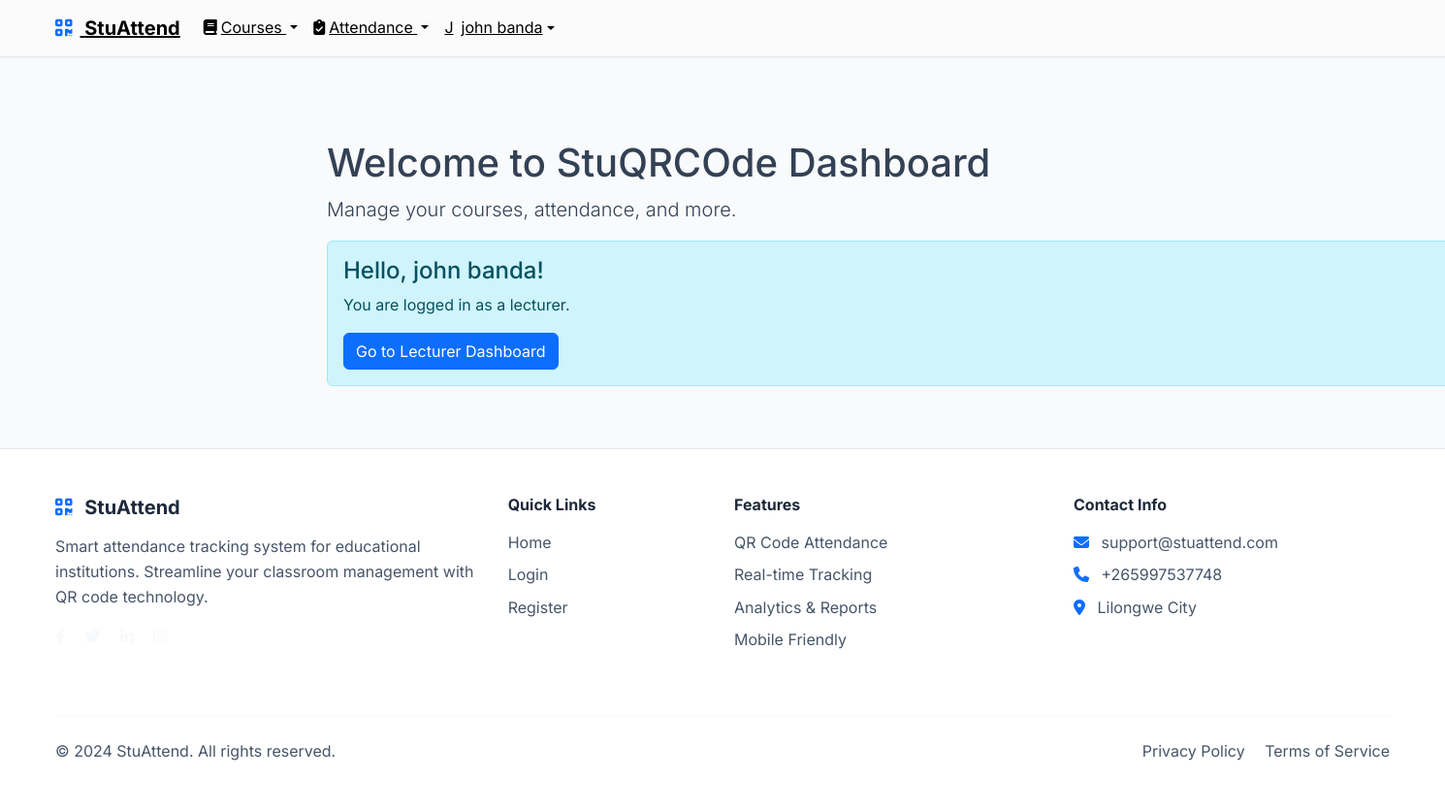
Page /dashboard/ (signed in) on the committed database.
### accounts/models.py (models this page shows, shortened)
class User(AbstractUser):
    ROLE_CHOICES = [
        ('admin', 'Administrator'),
        ('lecturer', 'Lecturer'),
        ('student', 'Student'),
    ]
    role = models.CharField(max_length=10, choices=ROLE_CHOICES, default='student')
    email = models.EmailField(unique=True)
    phone = models.CharField(
        max_length=15,
        validators=[RegexValidator(r'^\+?1?\d{9,15}$')],
        blank=True,
        null=True
    )
    created_at = models.DateTimeField(auto_now_add=True)
    updated_at = models.DateTimeField(auto_now=True)
    USERNAME_FIELD = 'email'
    REQUIRED_FIELDS = ['username', 'first_name', 'last_name']

### dashboard/views.py (the view)
# urls.py: 2. Add a URL to urlpatterns:  path('', views.home, name='home')
def home(request):
    return render(request, 'dashboard/home.html')

### templates/dashboard/home.html (shortened to what this page needs)
{% extends 'base/base.html' %}
{% block content %}
<div class="container mt-5">
    <div class="row">
        <div class="col-md-12">
            <h1>Welcome to StuQRCOde Dashboard</h1>
            <p class="lead">Manage your courses, attendance, and more.</p>
            {% if user.is_authenticated %}
                <div class="alert alert-info">
                    <h4>Hello, {{ user.get_full_name }}!</h4>
                    <p>You are logged in as a {{ user.role }}.</p>
                    {% if user.role == 'lecturer' %}
                        <a href="{% url 'dashboard:lecturer_dashboard' %}" class="btn btn-primary">Go to Lecturer Dashboard</a>
                    {% elif user.role == 'student' %}
                        <a href="{% url 'dashboard:student_dashboard' %}" class="btn btn-primary">Go to Student Dashboard</a>
                    {% endif %}
                </div>
            {% endif %}
        </div>
    </div>
</div>
{% endblock %}

### templates/base/base.html (shortened to what this page needs)
<!DOCTYPE html>
<html lang="en">
{% load static %}
<head>
    <link href="https://cdn.jsdelivr.net/npm/bootstrap@5.3.0/dist/css/bootstrap.min.css" rel="stylesheet">
    <link rel="stylesheet" href="https://cdn.jsdelivr.net/npm/bootstrap-icons@1.10.0/font/bootstrap-icons.css">
    <link rel="stylesheet" href="https://cdnjs.cloudflare.com/ajax/libs/font-awesome/6.4.0/css/all.min.css">
    <link rel="stylesheet" href="{% static 'css/modern-styles.css' %}">
    <link rel="stylesheet" href="{% static 'css/styles.css' %}">
</head>
<body>
    <nav class="navbar navbar-expand-lg navbar-modern fixed-top" id="mainNavbar">
        <div class="container">
            <a class="navbar-brand fw-bold" href="/">
                <i class="fas fa-qrcode text-primary me-2"></i>
                StuAttend
            </a>
            <div class="collapse navbar-collapse" id="navbarNav">
                <ul class="navbar-nav">
                    {% if user.is_authenticated %}
                        <li class="nav-item dropdown">
                            <a class="nav-link dropdown-toggle {% if 'courses' in request.path %}active{% endif %}" href="#" id="coursesDropdown" role="button" data-bs-toggle="dropdown" aria-expanded="false">
                                <i class="fas fa-book me-1"></i>Courses
                            </a>
                        </li>
                        <li class="nav-item dropdown">
                            <a class="nav-link dropdown-toggle {% if 'attendance' in request.path %}active{% endif %}" href="#" id="attendanceDropdown" role="button" data-bs-toggle="dropdown" aria-expanded="false">
                                <i class="fas fa-clipboard-check me-1"></i>Attendance
                            </a>
                        </li>
                        <li class="nav-item dropdown">
                            <a class="nav-link dropdown-toggle d-flex align-items-center" href="#" id="navbarDropdown" role="button" data-bs-toggle="dropdown">
                                <div class="avatar-circle me-2">
                                    {{ user.get_full_name|default:user.username|first|upper }}
                                </div>
                                {{ user.get_full_name|default:user.username }}
                            </a>
                        </li>
                    {% endif %}
                </ul>
            </div>
        </div>
    </nav>
    <main class="{% if not request.path == '/' %}main-content container-fluid mt-5 pt-5{% endif %}">
        {% block content %}{% endblock %}
    </main>
    <footer class="footer-modern py-5 mt-5">
        <div class="container">
            <div class="row">
                <div class="col-lg-4 mb-4">
                    <h5 class="fw-bold mb-3">
                        <i class="fas fa-qrcode text-primary me-2"></i>
                        StuAttend
                    </h5>
                    <p class="text-light-emphasis">
                        Smart attendance tracking system for educational institutions.
                        Streamline your classroom management with QR code technology.
                    </p>
                    <div class="social-links">
                        <a href="#" class="text-light me-3"><i class="fab fa-facebook-f"></i></a>
                        <a href="#" class="text-light me-3"><i class="fab fa-twitter"></i></a>
                        <a href="#" class="text-light me-3"><i class="fab fa-linkedin-in"></i></a>
                        <a href="#" class="text-light"><i class="fab fa-instagram"></i></a>
                    </div>
                </div>
                <div class="col-lg-2 mb-4">
                    <h6 class="fw-bold mb-3">Quick Links</h6>
                    <ul class="list-unstyled">
                        <li class="mb-2"><a href="/" class="text-light-emphasis text-decoration-none">Home</a></li>
                        <li class="mb-2"><a href="{% url 'accounts:login' %}" class="text-light-emphasis text-decoration-none">Login</a></li>
                        <li class="mb-2"><a href="{% url 'accounts:register' %}" class="text-light-emphasis text-decoration-none">Register</a></li>
                    </ul>
                </div>
                <div class="col-lg-3 mb-4">
                    <h6 class="fw-bold mb-3">Features</h6>
                    <ul class="list-unstyled">
                        <li class="mb-2"><a href="#" class="text-light-emphasis text-decoration-none">QR Code Attendance</a></li>
                        <li class="mb-2"><a href="#" class="text-light-emphasis text-decoration-none">Real-time Tracking</a></li>
                        <li class="mb-2"><a href="#" class="text-light-emphasis text-decoration-none">Analytics & Reports</a></li>
                        <li class="mb-2"><a href="#" class="text-light-emphasis text-decoration-none">Mobile Friendly</a></li>
                    </ul>
                </div>
                <div class="col-lg-3 mb-4">
                    <h6 class="fw-bold mb-3">Contact Info</h6>
                    <ul class="list-unstyled">
                        <li class="mb-2">
                            <i class="fas fa-envelope text-primary me-2"></i>
                            <span class="text-light-emphasis">support@stuattend.com</span>
                        </li>
                        <li class="mb-2">
                            <i class="fas fa-phone text-primary me-2"></i>
                            <span class="text-light-emphasis">+265997537748</span>
                        </li>
                        <li class="mb-2">
                            <i class="fas fa-map-marker-alt text-primary me-2"></i>
                            <span class="text-light-emphasis">Lilongwe City</span>
                        </li>
                    </ul>
                </div>
            </div>
            <hr class="my-4">
            <div class="row align-items-center">
                <div class="col-md-6">
                    <p class="text-light-emphasis mb-0">&copy; 2024 StuAttend. All rights reserved.</p>
                </div>
                <div class="col-md-6 text-md-end">
                    <a href="#" class="text-light-emphasis text-decoration-none me-3">Privacy Policy</a>
                    <a href="#" class="text-light-emphasis text-decoration-none">Terms of Service</a>
                </div>
            </div>
        </div>
    </footer>
</body>
</html>

### static/css/modern-styles.css (style rules this page uses)
:root { --primary-color: #6366f1; --primary-dark: #4f46e5; --secondary-color: #8b5cf6; --accent-color: #06b6d4; --success-color: #10b981; --warning-color: #f59e0b; --error-color: #ef4444; --dark-color: #1e293b; --light-color: #f8fafc; --gray-100: #f1f5f9; --gray-200: #e2e8f0; --gray-300: #cbd5e1; --gray-400: #94a3b8; --gray-500: #64748b; --gray-600: #475569; --gray-700: #334155; --gray-800: #1e293b; --gray-900: #0f172a; --shadow-sm: 0 1px 2px 0 rgb(0 0 0 / 0.05); --shadow-md: 0 4px 6px -1px rgb(0 0 0 / 0.1), 0 2px 4px -2px rgb(0 0 0 / 0.1); --shadow-lg: 0 10px 15px -3px rgb(0 0 0 / 0.1), 0 4px 6px -4px rgb(0 0 0 / 0.1); --shadow-xl: 0 20px 25px -5px rgb(0 0 0 / 0.1), 0 8px 10px -6px rgb(0 0 0 / 0.1); --border-radius: 0.5rem; --border-radius-lg: 0.75rem; --border-radius-xl: 1rem; }
* { margin: 0; padding: 0; box-sizing: border-box; }
body { font-family: 'Inter', -apple-system, BlinkMacSystemFont, 'Segoe UI', Roboto, sans-serif; line-height: 1.6; color: var(--gray-700); background-color: var(--light-color); }
.navbar-modern { background: #FBFBFB; backdrop-filter: blur(10px); border-bottom: 1px solid var(--gray-200); transition: all 0.3s ease; box-shadow: var(--shadow-sm); z-index: 1030; }
.navbar-modern .navbar-brand, .navbar-modern .nav-link { color: initial !important; text-decoration: underline !important; }
.footer-modern { background: white; color: var(--gray-700); border-top: 1px solid var(--gray-200); padding: 3rem 0 1rem; }
.footer-modern h5, .footer-modern h6 { color: var(--gray-800); }
.footer-modern .text-light-emphasis { color: var(--gray-600) !important; }
.footer-modern a { color: initial; text-decoration: underline; transition: none; }
.footer-modern .social-links a { color: var(--gray-600); transition: color 0.3s ease; }
.footer-modern hr { border-color: var(--gray-200); }
.main-content { transition: margin-left 0.3s ease; }
@media (min-width: 992px) { .main-content { margin-left: 280px; } }
@media (min-width: 1200px) { .container { max-width: 1400px; } }
body { transition: padding-top 0.3s ease; }

### rows in the picture
User: get_full_name|first "J", get_full_name "john banda", role "lecturer"
